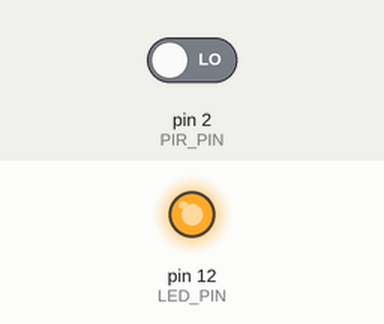
Simulated run of this sketch. Board: Arduino Uno, built with avr-gcc and run on an emulated ATmega328P. Parts: output pins drawn as LEDs (lit = HIGH). Inputs (shaded band) come from the test bench; at power-on: pin 2 (PIR_PIN) LOW.

Above: at 4.2 s.
4.3 s: pin 2 (PIR_PIN) driven HIGH
Timing chart, 0 to 7.3 s (numbered marks = the images above; inputs shaded):
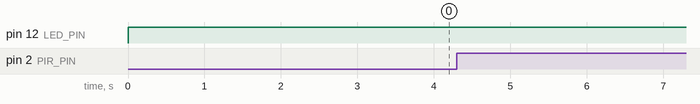

The sketch:

Challenge05_NonBlockingTimer.ino
```cpp
// Complete example solution for Lesson10, challenge 05.
const int PIR_PIN = 2, LED_PIN = 12;
unsigned long detectedAt = 0;
void setup() {
  pinMode(PIR_PIN, INPUT);
  pinMode(LED_PIN, OUTPUT);
}
void loop() {
  if (digitalRead(PIR_PIN) == HIGH) detectedAt = millis();
  digitalWrite(LED_PIN, millis()-detectedAt<5000?HIGH:LOW);
}
```

Measured:
- after the input at 4.3 s, pin 12 (LED_PIN): stays HIGH (without the input it goes to LOW after 0.70 s)
